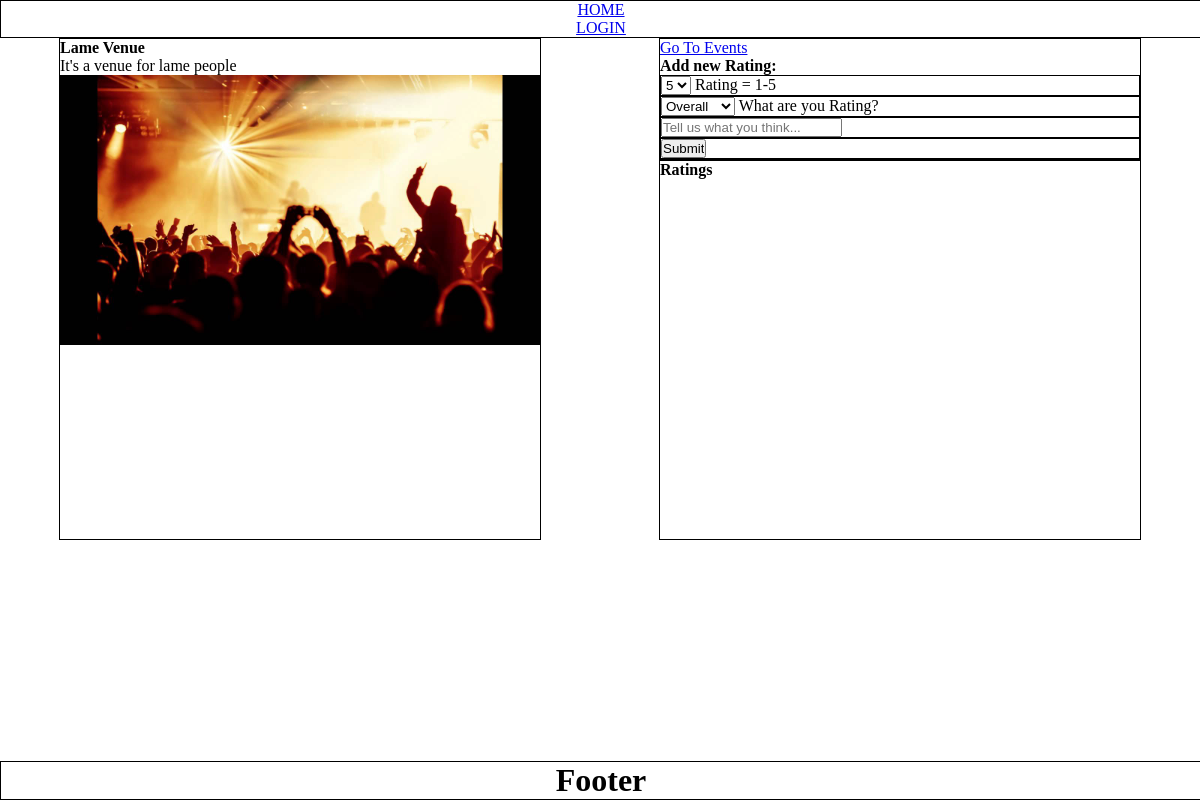
The page /venue/2/ratings on the database as committed earlier.
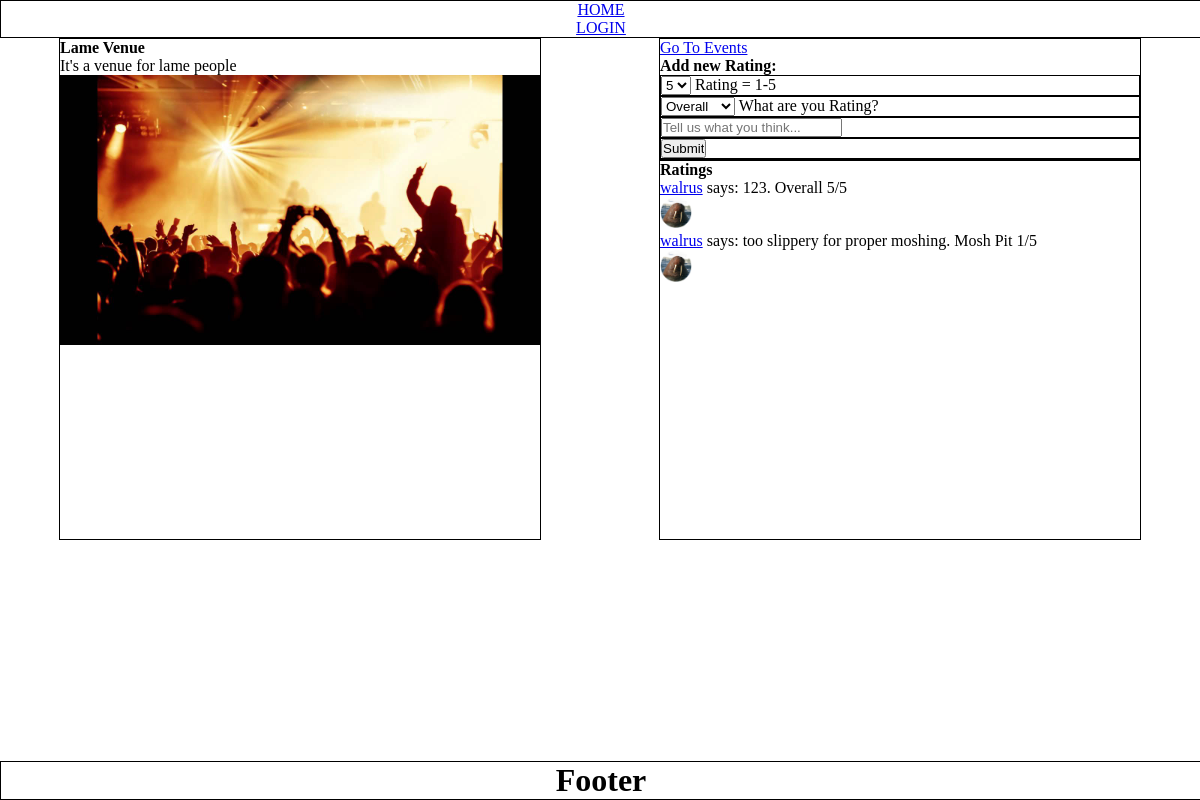
The same page on the database as committed later.
### app/models.py (models this page shows, shortened)
class Venue(Model):
    name = CharField()
    img = BlobField(default="images/venue_default.jpg")
    about = CharField()
    address = CharField()
    city = CharField()
    state = CharField()
    zip = CharField()
    class Meta:
        database = DATABASE

class Rating(Model):
    user_fk = ForeignKeyField(
        model=User,
        backref="users"
    )
    venue_fk = ForeignKeyField(
        model=Venue,
        backref="venues",
        null=True
    )
    band_fk = ForeignKeyField(
        model=User,
        backref="bands",
        null=True
    )
    rating = IntegerField()
    rating_type = CharField()
    message = CharField(max_length=1024)
    class Meta:
        database = DATABASE

class User(UserMixin, Model):
    username = CharField(unique=True)
    email = CharField(unique=True, max_length=256)
    password = CharField(max_length=128)
    avatar = BlobField(default="images/user_default.png")
    city = CharField()
    state = CharField()
    zip = CharField()
    user_level = CharField(default="user")
    class Meta:
        database = DATABASE

### app/routes.py (the view, shortened to what this page needs)
@app.route('/venue/<id>/ratings', methods=('GET', 'POST'))
def venue_rating(id):
    found_venue = models.Venue.get(models.Venue.id == id)
    ratings = models.Rating.select().where(models.Rating.venue_fk == found_venue.id)
    form = RatingForm()
    show_ratings = True
    return render_template('venue.html', venue=found_venue, ratings=ratings, form=form, id=id, show_ratings=show_ratings)

### app/forms.py
class RatingForm(FlaskForm):
    rating = SelectField(
        'Rating = 1-5',
        choices=[("1", '1'), ("2", '2'), ("3", '3'), ("4", '4'), ("5", '5')],
        default="5"
    )
    rating_type = SelectField(
        'What are you Rating?',
        choices=[("Overall", 'Overall'), ("Mosh Pit", 'Mosh Pit'), ("Sound", 'Sound'), ("Facilities", 'Facilities')]
    )
    message = StringField('Tell us what you think...', validators=[DataRequired(), Length(max=512)])
    submit = SubmitField("Submit")

### app/__init__.py (called while the page is built)
@app.before_request
def before_request():
    g.db = DATABASE
    g.db.connect()
    g.user = current_user

@app.after_request
def after_request(response):
    g.db.close()
    return response

### app/templates/venue.html (shortened to what this page needs)
{% extends "layout.html" %}
{% from 'macros.html' import render_field %}
{% block sidebar %}
<h4>{{venue.name}}</h4>
<p>{{venue.about}}</p>
<img class="venue_img" src="{{ url_for('static', filename=venue.img.decode('utf-8'))}}" alt="">
{% endblock %}
{% block main_header %}
{% if show_ratings %}
<a href="{{url_for('venue_events', id=id)}}">Go To Events</a>
{% endif %}
{% if found_rating %}
<h4>Updating Rating:</h4>
<p><a href="{{url_for('user',id=found_rating.user_fk)}}">{{ found_rating.user_fk.username }}</a> says: {{ found_rating.message }}. {{found_rating.rating_type}} {{ found_rating.rating }}/5</p>
<img class="inline-avatar" src="{{ url_for('static', filename=found_rating.user_fk.avatar.decode('utf-8'))}}" alt="">
{% elif show_ratings %}
<h4>Add new Rating:</h4>
{% endif %}
<form method="POST" action="" class="form">
    {% for field in form %}
        {{ render_field(field) }}
    {% endfor %}
</form>
{% endblock%}
{% block main %}
    {% if show_ratings %}
        <h4>Ratings</h4>
        {% for rating in ratings %}
            <p><a href="{{url_for('user',id=rating.user_fk)}}">{{ rating.user_fk.username }}</a> says: {{ rating.message }}. {{rating.rating_type}} {{ rating.rating }}/5</p>
            <img class="inline-avatar" src="{{ url_for('static', filename=rating.user_fk.avatar.decode('utf-8'))}}" alt="">
        {% endfor %}
    {% endif %}
{% endblock %}

### app/templates/layout.html (shortened to what this page needs)
<!DOCTYPE html>
<html lang="en">
<head>
    <link rel=stylesheet type=text/css href="{{ url_for('static', filename='css/styles.css') }}">
</head>
<body>
    <header>
        {% include '/header.html' %}
    </header>
    <main>
        <div class="sidebar">
            {% block sidebar %}
            {% endblock %}
        </div>
        <div class="main-content">
            {% block main_header %}
            {% endblock %}
            {% block main %}
            {% endblock %}
        </div>
    </main>
    <footer>
        {% include '/footer.html' %}
    </footer>
</body>
</html>

### app/templates/macros.html (shortened to what this page needs)
{% macro render_field(field) %}
    <div class="field">
        {{ field(placeholder=field.label.text) }}
        {% if "Rating" in field.label.text %}
        <label>{{field.label.text}}</label>
        {% endif %}
    </div>
{% endmacro %}

### app/templates/header.html (shortened to what this page needs)
{% block header %}
{% if g.user.is_authenticated %}
<a  href="/logout">LOGOUT</a>
<a href="/user/{{current_user.id}}">PROFILE</a>
{% else %}
<a  href="/login">LOGIN</a>
{% endif %}
<a href="/">HOME</a>
{% endblock %}

### app/templates/footer.html
{% block footer %}
<h1>Footer</h1>
{% endblock %}

### app/static/css/styles.css (style rules this page uses)
* { margin: 0 auto; padding: 0; }
div, section, header, footer { border: solid black 1px; }
main { display: flex; align-items: center; }
header { height: auto; width: 100%; display: flex; flex-direction: column-reverse; justify-content: center; }
footer { position: fixed; display: flex; flex-direction: column-reverse; width: 100%; left: 0; bottom: 0; margin: 0 auto; }
.sidebar, .main-content { height: 500px; width: 40%; }
.venue_img { max-width: 100%; }
.inline-avatar { max-width: 32px; max-height: 32px; }

Rows that differ between the two databases and show on the page:
now on this page (row edited): Rating: user_fk.username "walrus", message "123", rating_type "Overall", rating "5"
added Rating: user_fk.username "walrus", message "too slippery for proper moshing", rating_type "Mosh Pit", rating "1"
